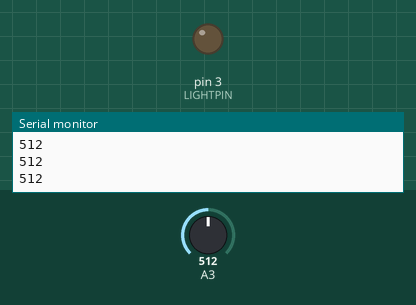
Recording of a sketch running on a simulated Arduino Uno, built with avr-gcc and run on an emulated ATmega328P. Shown: output pins drawn as LEDs (lit = HIGH), the last lines printed to the serial monitor. The inputs (shaded band) are chosen by the test bench; at power-on: A3 = 512.

Above: at 1.2 s.
1.3 s: A3 set to 587
2.8 s: A3 set to 615
At 3.1 s:
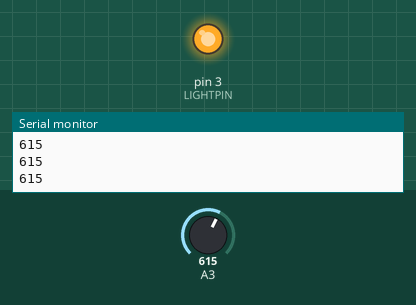
4.3 s: A3 set to 590
At 5.4 s:
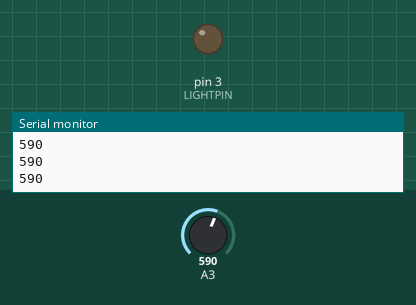
5.8 s: A3 set to 610
At 6.6 s:
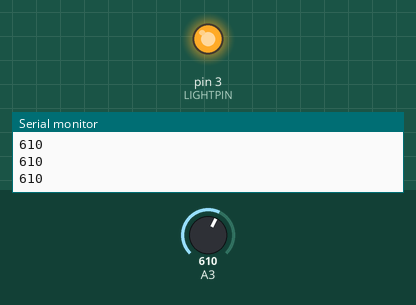
Timing chart, 0 to 8.3 s (numbered marks = the images above; inputs shaded):
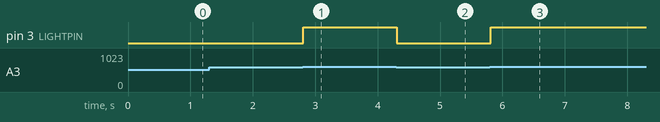

The sketch:

BC_LIGHTSENSOR.ino
```cpp
#define LIGHTPIN 3
#define LIGHTSENSOR A0

void setup() {
  pinMode(LIGHTPIN,OUTPUT);
  Serial.begin(9600);
}

void loop() {
  int sensorValue = analogRead(LIGHTPIN);
  Serial.println(sensorValue);
  if(sensorValue >= 600){
    digitalWrite(LIGHTPIN, HIGH);
  }
  else{
    digitalWrite(LIGHTPIN,LOW);
  }
}
```

Measured:
- the behaviour switches between 599 and 600 on A3 (found by bisection; images 0 and 1)
- after the input at 2.8 s, pin 3 (LIGHTPIN): LOW → HIGH at once
- after the input at 4.3 s, pin 3 (LIGHTPIN): HIGH → LOW at once
- after the input at 5.8 s, pin 3 (LIGHTPIN): LOW → HIGH at once
